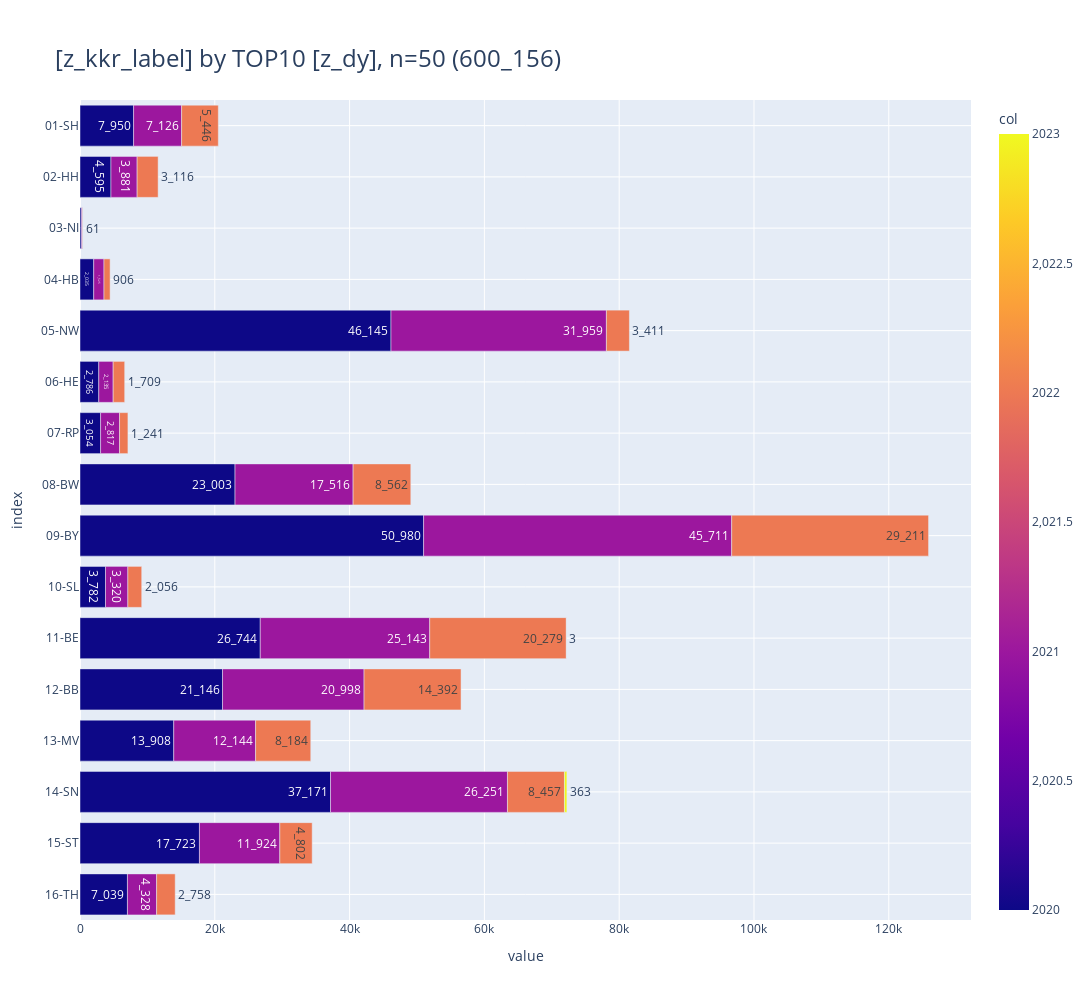

The cell this chart's notebook holds for it:
### Code cell
_df = df_facets[
    [
        "z_kkr_label",
        "z_dy",
        "cnt",
    ]
]#.astype({"z_dy": str})

_ = pls.plot_stacked_bars(
    _df,
    # swap=True,
    orientation="h",
    # show_total=True,
    # normalize=True,
    # relative=True,
    height=1000,
    top_n_color=10,
    # sort_values_index=True,
    # sort_values_color=True,
    # top_n_index=5,
    # precision=2,
    # show_other=True,
    # top_n_index=2,
    # renderer="png",
)
_

### Figure 1 — Plotly figure (JSON) as saved in the notebook; plotly's stock layout.template omitted (floating-point values rounded to 4 significant figures)
{"data": [{"hovertemplate": "value=%{x}<br>index=%{y}<br>cnt_str=%{text}<br>col=%{marker.color}<extra></extra>", "legendgroup": "", "marker": {"color": [2020, 2021, 2022, 2020, 2021, 2022, 2020, 2021, 2022, 2020, 2021, 2022, 2020, 2021, 2022, 2020, 2021, 2022, 2020, 2021, 2022, 2020, 2021, 2022, 2020, 2021, 2022, 2020, 2021, 2022, 2020, 2021, 2022, 2023, 2020, 2021, 2022, 2020, 2021, 2022, 2020, 2021, 2022, 2023, 2020, 2021, 2022, 2020, 2021, 2022], "coloraxis": "coloraxis", "pattern": {"shape": ""}}, "name": "", "orientation": "h", "showlegend": false, "text": ["7_950", "7_126", "5_446", "4_595", "3_881", "3_116", "211", "149", "61", "2_035", "1_525", "906", "46_145", "31_959", "3_411", "2_786", "2_135", "1_709", "3_054", "2_817", "1_241", "23_003", "17_516", "8_562", "50_980", "45_711", "29_211", "3_782", "3_320", "2_056", "26_744", "25_143", "20_279", "3", "21_146", "20_998", "14_392", "13_908", "12_144", "8_184", "37_171", "26_251", "8_457", "363", "17_723", "11_924", "4_802", "7_039", "4_328", "2_758"], "textposition": "auto", "type": "bar", "x": [7950, 7126, 5446, 4595, 3881, 3116, 211, 149, 61, 2035, 1525, 906, 46145, 31959, 3411, 2786, 2135, 1709, 3054, 2817, 1241, 23003, 17516, 8562, 50980, 45711, 29211, 3782, 3320, 2056, 26744, 25143, 20279, 3, 21146, 20998, 14392, 13908, 12144, 8184, 37171, 26251, 8457, 363, 17723, 11924, 4802, 7039, 4328, 2758], "xaxis": "x", "y": ["01-SH", "01-SH", "01-SH", "02-HH", "02-HH", "02-HH", "03-NI", "03-NI", "03-NI", "04-HB", "04-HB", "04-HB", "05-NW", "05-NW", "05-NW", "06-HE", "06-HE", "06-HE", "07-RP", "07-RP", "07-RP", "08-BW", "08-BW", "08-BW", "09-BY", "09-BY", "09-BY", "10-SL", "10-SL", "10-SL", "11-BE", "11-BE", "11-BE", "11-BE", "12-BB", "12-BB", "12-BB", "13-MV", "13-MV", "13-MV", "14-SN", "14-SN", "14-SN", "14-SN", "15-ST", "15-ST", "15-ST", "16-TH", "16-TH", "16-TH"], "yaxis": "y"}], "layout": {"barmode": "relative", "coloraxis": {"colorbar": {"title": {"text": "col"}}, "colorscale": [[0, "#0d0887"], [0.1111, "#46039f"], [0.2222, "#7201a8"], [0.3333, "#9c179e"], [0.4444, "#bd3786"], [0.5556, "#d8576b"], [0.6667, "#ed7953"], [0.7778, "#fb9f3a"], [0.8889, "#fdca26"], [1, "#f0f921"]]}, "height": 1000, "legend": {"title": {"text": "z_dy"}, "tracegroupgap": 0, "traceorder": "normal"}, "title": {"font": {"size": 24}, "text": "[z_kkr_label] by TOP10 [z_dy], n=50 (600_156)", "xanchor": "left", "y": 0.95, "yanchor": "top"}, "width": 2000, "xaxis": {"anchor": "y", "domain": [0, 1], "gridwidth": 1, "range": [0, 132200.0], "showgrid": true, "title": {"text": "value"}}, "yaxis": {"anchor": "x", "categoryarray": ["16-TH", "15-ST", "14-SN", "13-MV", "12-BB", "11-BE", "10-SL", "09-BY", "08-BW", "07-RP", "06-HE", "05-NW", "04-HB", "03-NI", "02-HH", "01-SH"], "categoryorder": "array", "domain": [0, 1], "gridwidth": 1, "showgrid": true, "title": {"text": "index"}}}}
